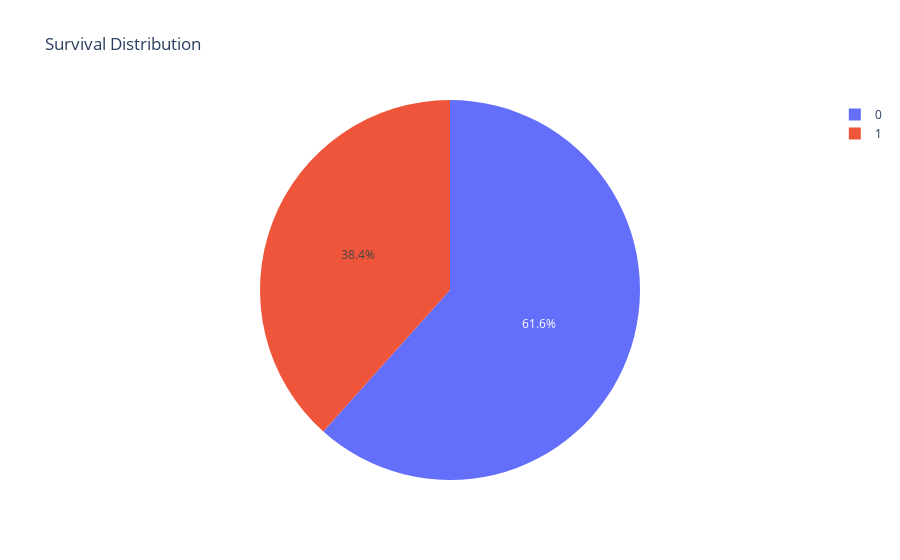

Notebook source saved alongside this figure:
### Code cell
px.pie(df, names="survived", title="Survival Distribution")

### Figure 1 — Plotly figure (JSON) as saved in the notebook; plotly's stock layout.template omitted (floating-point values rounded to 4 significant figures; data arrays with more than 128 entries replaced by an {"elided": "..."} marker saying what was removed)
{"data": [{"domain": {"x": [0, 1], "y": [0, 1]}, "hovertemplate": "survived=%{label}<extra></extra>", "labels": {"elided": "891 int values"}, "legendgroup": "", "name": "", "showlegend": true, "type": "pie"}], "layout": {"legend": {"tracegroupgap": 0}, "title": {"text": "Survival Distribution"}}}
